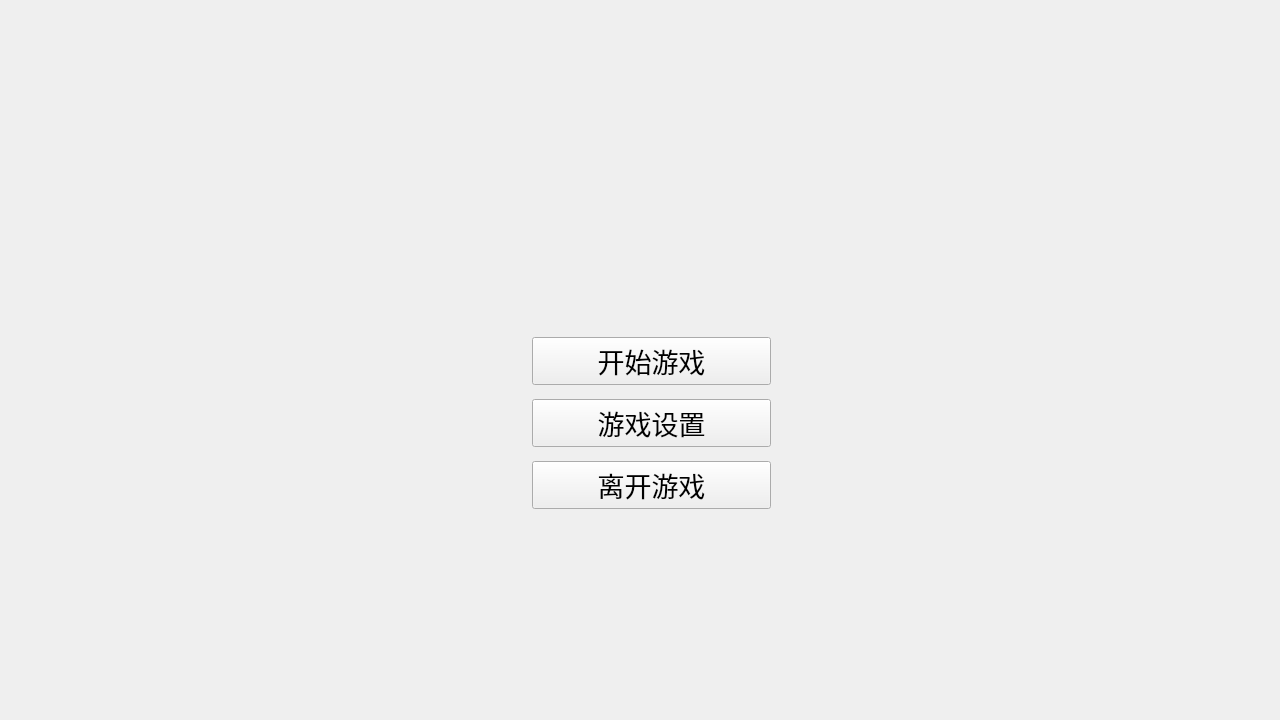
<?xml version="1.0" encoding="UTF-8"?>
<ui version="4.0">
 <class>HFWidget</class>
 <widget class="QWidget" name="HFWidget">
  <property name="geometry">
   <rect>
    <x>0</x>
    <y>0</y>
    <width>1280</width>
    <height>720</height>
   </rect>
  </property>
  <property name="windowTitle">
   <string>HFWidget</string>
  </property>
  <widget class="QLabel" name="background">
   <property name="geometry">
    <rect>
     <x>0</x>
     <y>0</y>
     <width>1280</width>
     <height>720</height>
    </rect>
   </property>
   <property name="text">
    <string/>
   </property>
  </widget>
  <widget class="QWidget" name="layoutWidget">
   <property name="geometry">
    <rect>
     <x>521</x>
     <y>318</y>
     <width>261</width>
     <height>211</height>
    </rect>
   </property>
   <layout class="QVBoxLayout" name="verticalLayout">
    <item>
     <widget class="QPushButton" name="gameStartBtn">
      <property name="font">
       <font>
        <pointsize>20</pointsize>
       </font>
      </property>
      <property name="text">
       <string>开始游戏</string>
      </property>
     </widget>
    </item>
    <item>
     <widget class="QPushButton" name="gameSettingBtn">
      <property name="font">
       <font>
        <pointsize>20</pointsize>
       </font>
      </property>
      <property name="text">
       <string>游戏设置</string>
      </property>
     </widget>
    </item>
    <item>
     <widget class="QPushButton" name="gameQuitBtn">
      <property name="font">
       <font>
        <pointsize>20</pointsize>
       </font>
      </property>
      <property name="text">
       <string>离开游戏</string>
      </property>
     </widget>
    </item>
   </layout>
  </widget>
 </widget>
 <layoutdefault spacing="6" margin="11"/>
 <resources/>
 <connections/>
</ui>
